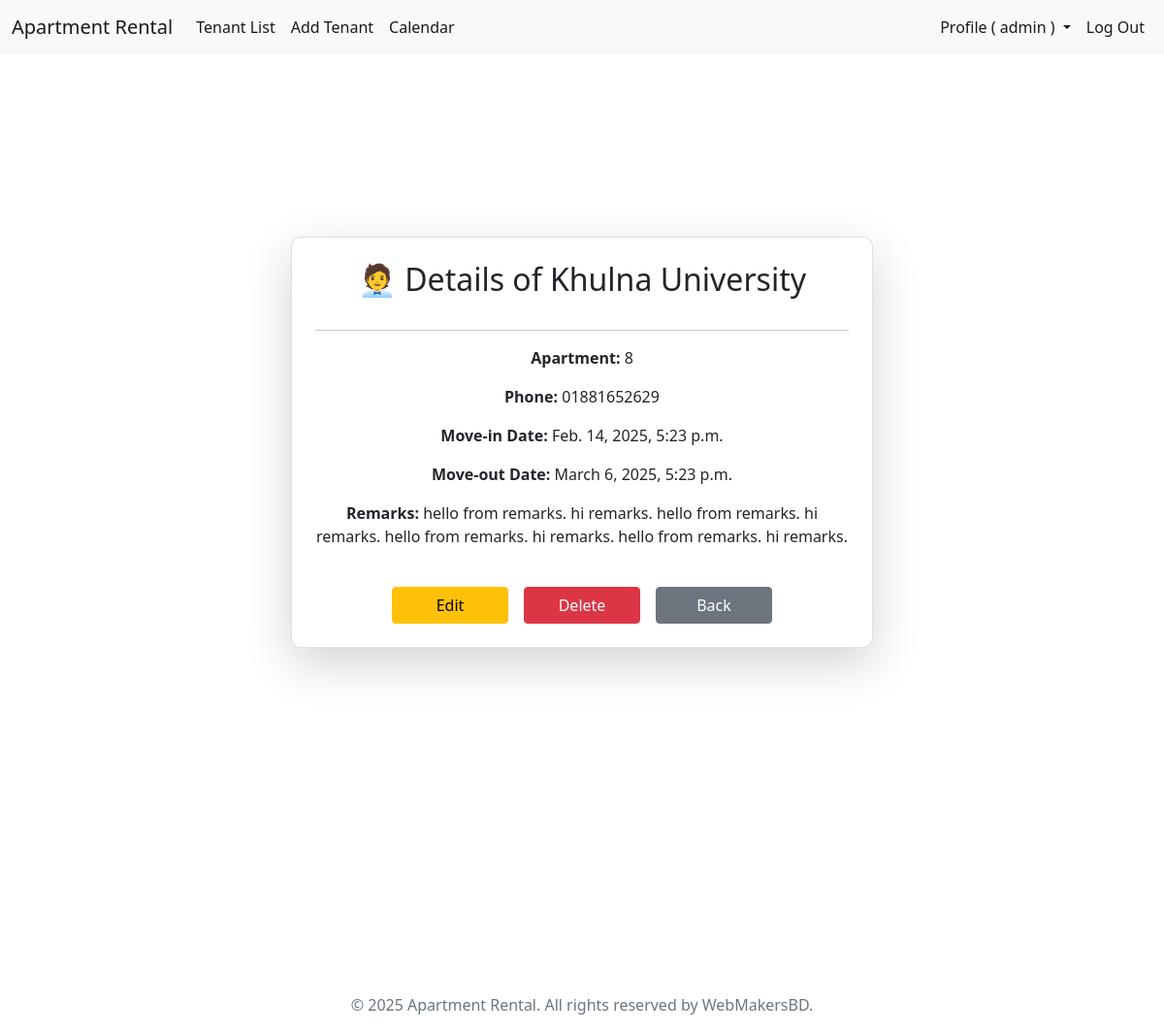
The app's page /tenant/31/ (signed in), older data.
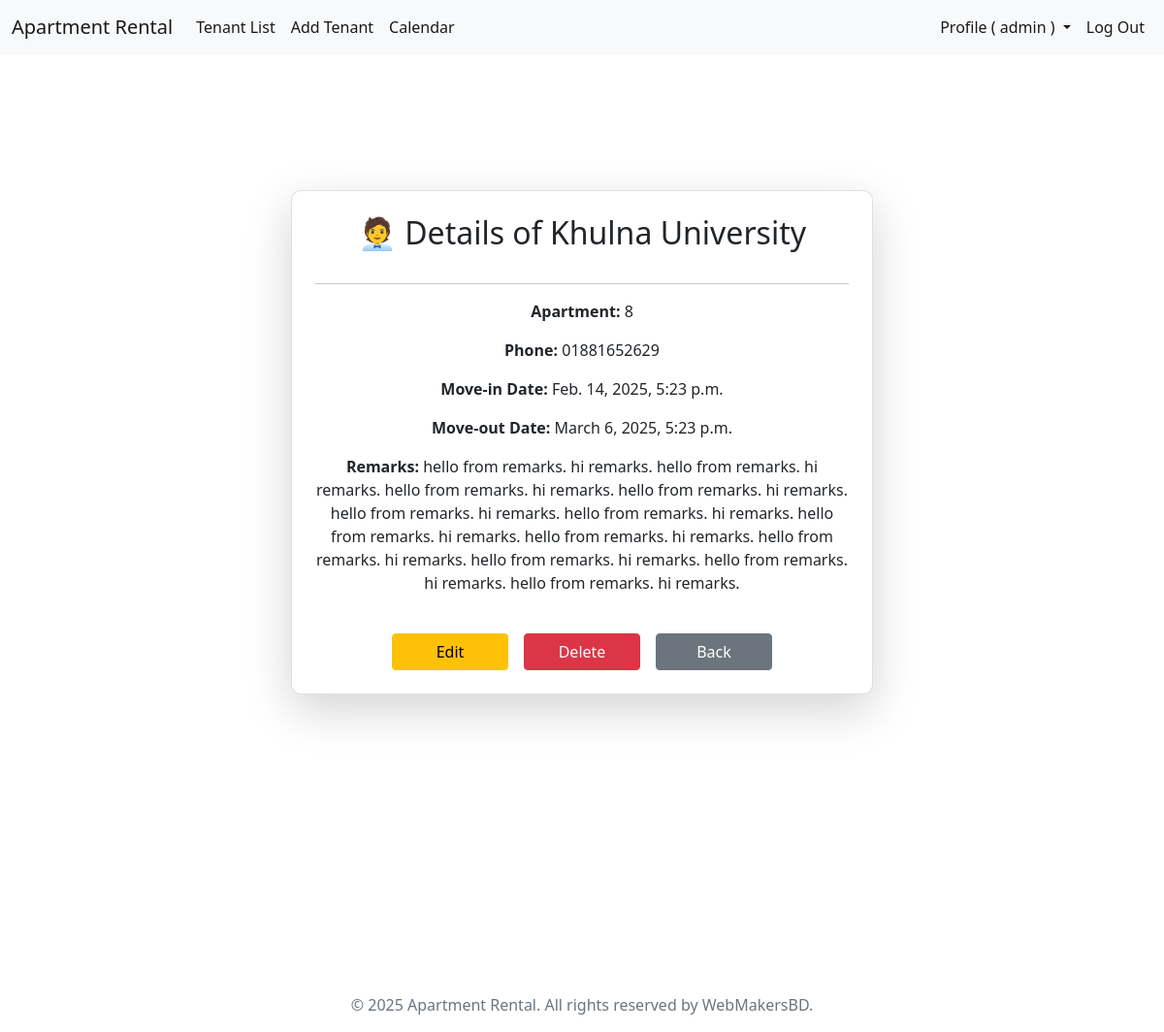
The same page, newer data.
### tenants/models.py (models this page shows, shortened)
class Tenant(models.Model):
    choices = [
        ('will_arrive', 'Will Arrive'),
        ('living', 'Living'),
        ('moved_out', 'Moved Out'),
    ]
    name = models.CharField(max_length=50)
    contact = models.CharField(max_length=15)
    apartment = models.ForeignKey(Apartment, on_delete=models.CASCADE)
    move_in_date = models.DateTimeField()
    move_out_date = models.DateTimeField(null=True, blank=True)
    remarks = models.TextField(blank=True, null=True, help_text="Additional details about the tenant.")
    status = models.CharField(max_length=15, choices=choices,)

class Apartment(models.Model):
    number = models.PositiveIntegerField(unique=True)
    is_booked = models.BooleanField(default=False)

### tenants/views.py (the view)
# urls.py: path('tenant/<int:tenant_id>/', tenant_details, name='tenant_details'),
def tenant_details(request, tenant_id):
    user = request.user
    if user.is_authenticated and user.is_superuser:
        tenant = Tenant.objects.get(id=tenant_id)  # Fetch tenant by ID
        return render(request, 'tenants/tenant_details.html', {'tenant': tenant})
    else:
        messages.error(request, 'You have to log in as an Admin to access this page.')
        return redirect('login')

### templates/tenants/tenant_details.html (shortened to what this page needs)
{% extends 'base.html' %}
{% load static %}
{% block extra_head %}
    <link rel="stylesheet" href="{% static 'css/tenants/tenant_details.css' %}">
{% endblock %}
{% block content %}
<div class="d-flex justify-content-center align-items-center vh-100">
    <div class="card shadow-lg p-4 text-center">
        <h2 class="mb-3">🧑‍💼 Details of {{ tenant.name }}</h2>
        <hr>
        <p><strong>Apartment:</strong> {{ tenant.apartment.number }}</p>
        <p><strong>Phone:</strong> {{ tenant.contact }}</p>
        <p><strong>Move-in Date:</strong> {{ tenant.move_in_date }}</p>
        <p><strong>Move-out Date:</strong> {{ tenant.move_out_date|default:"N/A" }}</p>
        <p><strong>Remarks:</strong> {{ tenant.remarks }}</p>
        <div class="mt-4 btn-container">
            <a href="{% url 'edit_tenant' tenant.id %}" class="btn btn-warning mx-2">Edit</a>
            <a href="{% url 'delete_tenant' tenant.id %}" class="btn btn-danger mx-2">Delete</a>
            <a href="{% url 'tenant_list' %}" class="btn btn-secondary mx-2">Back</a>
        </div>
    </div>
</div>
{% endblock %}

Row changes from the older to the newer data that the page shows:
changed Tenant "Khulna University": remarks "hello from remarks. hi remarks. hello from remarks. hi remarks. hello from remarks. hi remarks. hello from remarks. hi remarks." → "…from remarks. hi remarks. hello from remarks. hi remarks. hello from remarks. hi remarks. hello from remarks. hi remarks. hello from remarks. hi remarks. hello from remarks. hi remarks. hello from remarks. hi remarks. hello from remarks. hi remarks. hello from remarks. hi remarks."
